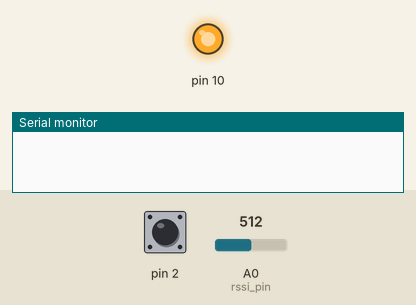
Simulated run of this sketch. Board: Arduino Uno, built with avr-gcc and run on an emulated ATmega328P. Shown: output pins drawn as LEDs (lit = HIGH), the last lines printed to the serial monitor. Inputs (shaded band) come from the test bench; at power-on: pin 2 HIGH, A0 (rssi_pin) = 512.

Above: at 1.2 s.
1.3 s: pin 2 pulled LOW for 0.15 s
At 1.47 s:
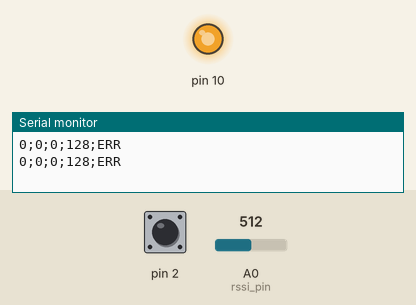
2.9 s: pin 2 driven LOW
At 3.4 s:
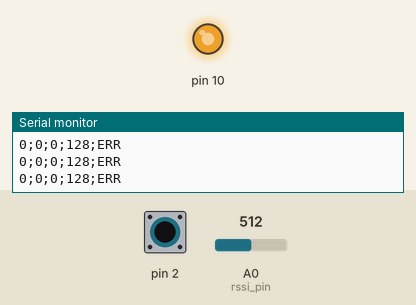
5.9 s: A0 (rssi_pin) set to 413
8.9 s: A0 (rssi_pin) set to 391
Timing chart, 0 to 11.4 s (numbered marks = the images above; inputs shaded):
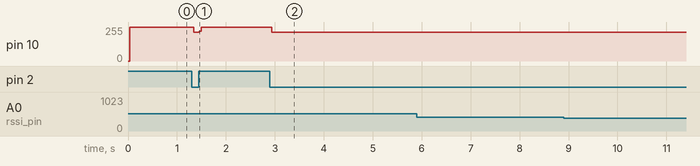

Measured:
- after the input at 1.3 s, pin 10: 255/255 → 215/255 at once, → 255/255 0.12 s later
- after the input at 2.9 s, pin 10: 255/255 → 215/255 at once

The sketch:

thermo_RX.ino
```cpp
// (licence header left out)
//#include <JeeLib.h> // https://github.com/jcw/jeelib
#include <RFM12B.h> // https://github.com/LowPowerLab/RFM12B
#define NODEID           1  //network ID used for this unit
#define NETWORKID       99  //the network ID we are on
#define RF_RSSI A0

// Fixed RF12 settings

#define MYNODE 30            //node ID of the receiever
#define freq RF12_433MHZ     //frequency
#define group 210            //network group

typedef struct {
  int rxD;              // sensor value
  int supplyV;          // tx voltage
} Payload;
Payload rx;

RFM12B radio;

void setup () {

  Serial.begin(9600);

  radio.Initialize(NODEID, RF12_433MHZ, NETWORKID, 0, 20);
  //radio.XFER(0xC650);
  //radio.XFER(0x94A4);
  radio.rssi_pin = A0;
}

void loop() {

  if (radio.ReceiveComplete())
  {
    rx = *(Payload*) radio.Data;
    int value = rx.rxD;
    int millivolts = rx.supplyV;
    int sender = radio.GetSender();
    uint8_t strength = radio.rssi;
    Serial.print(sender);
    Serial.print(";");
    Serial.print(value);
    Serial.print(";");
    Serial.print(millivolts);
    Serial.print(";");
    Serial.print(strength);
    Serial.print(";");
    if (!radio.CRCPass())
    {
      Serial.println("ERR");
    }
    else
    {
      Serial.println("OK");
      if (radio.ACKRequested())
      {
        radio.SendACK();
      }
    }
  }
}
```
